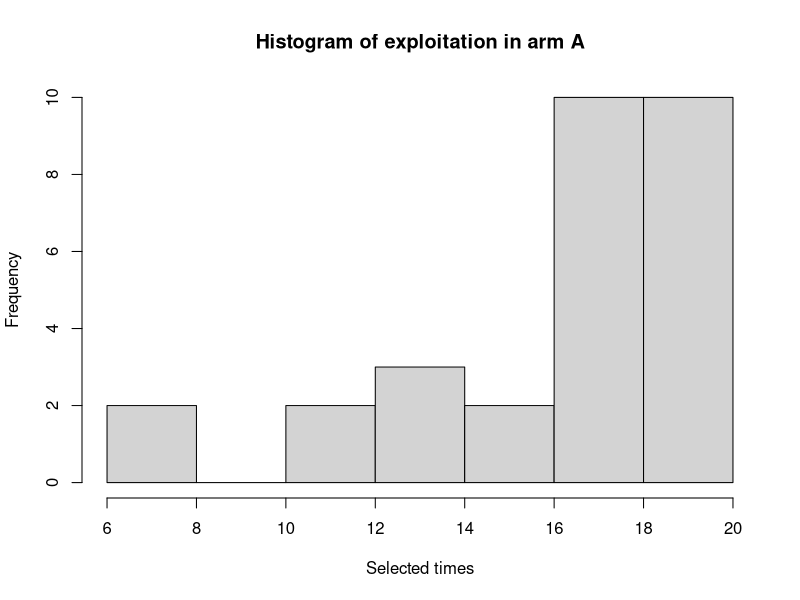
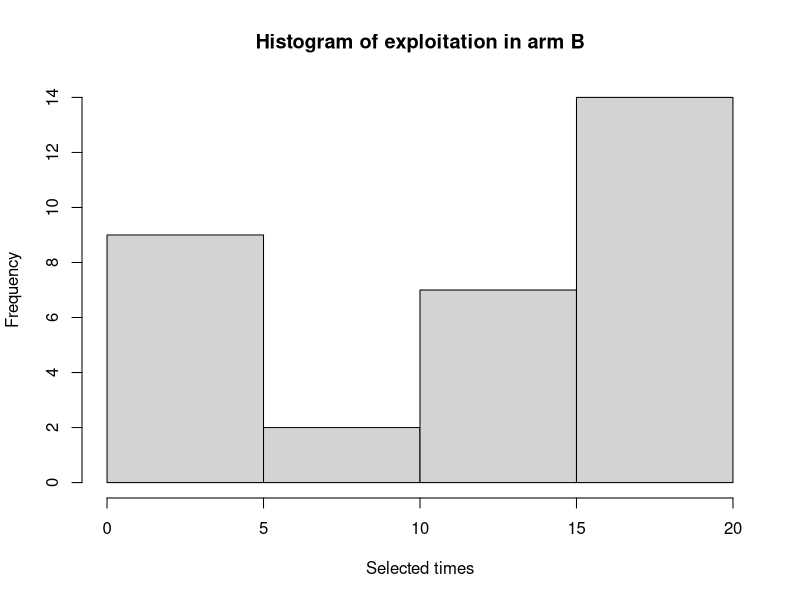
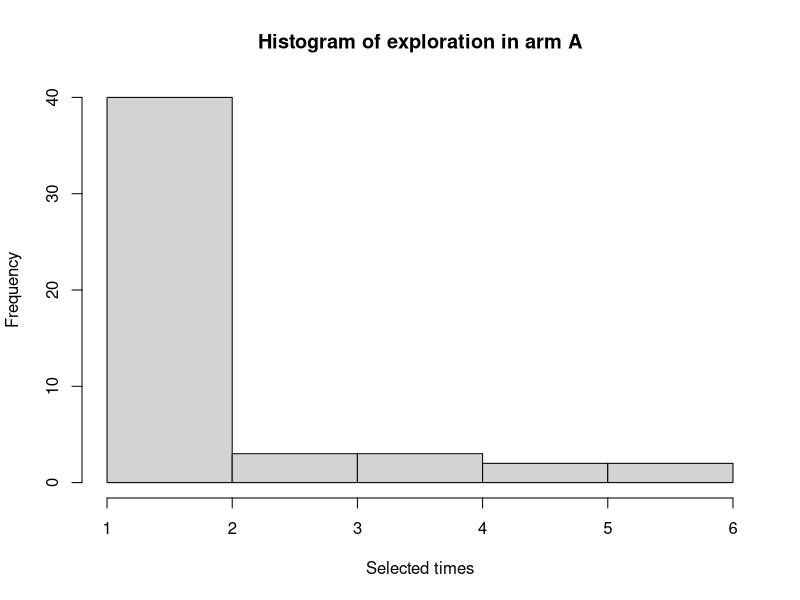
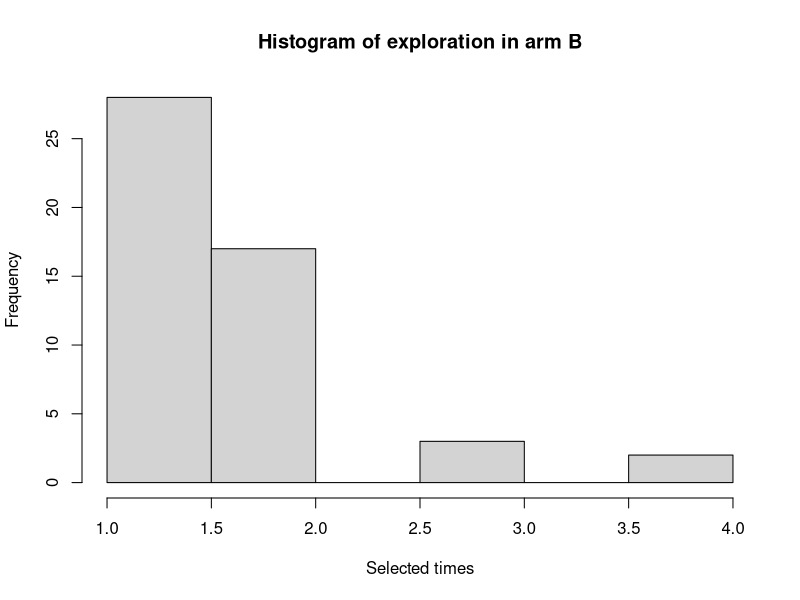
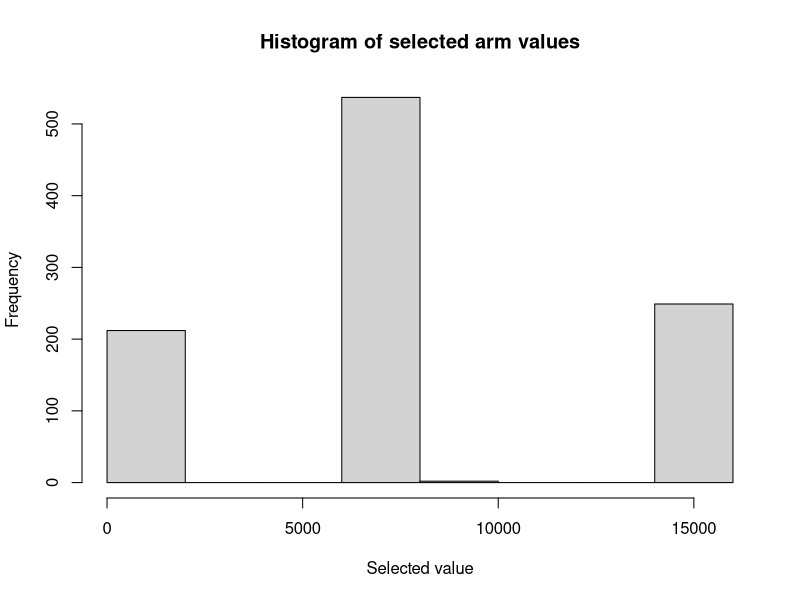
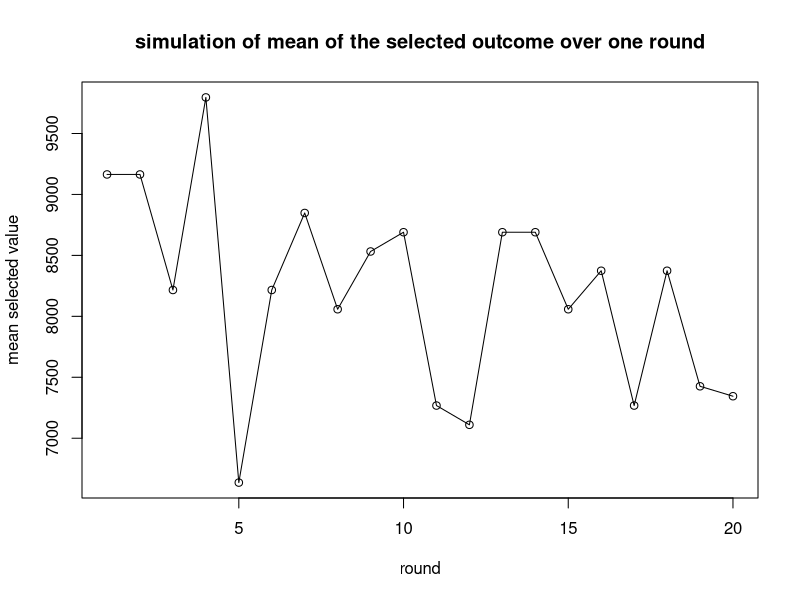

Reproduce these figures in R, in order.
## ---- chunk 1
knitr::opts_chunk$set(echo = TRUE)
## ---- chunk 2
# required packages
#install.packages("tidyverse")
#install.packages('psych')
library(ggplot2)
library(psych)
## ---- chunk 3

totalround <- 20 # number of rounds
simsize <- 50 # number of simulation/participants
goodorbad <- 0.5
goodpercent <- 0.7
badpercent <- 0.3
#number of high numbers in arm B
totalhighB <- (goodorbad * totalround * goodpercent ) + ((1-goodorbad) * totalround * badpercent)
#number of low numbers in arm B
totallowB <- totalround- totalhighB
gittinA <- matrix(ncol = simsize)
gittinB <- matrix(ncol = simsize)
exploitnoA <- matrix(ncol = simsize)
exploitnoB <- matrix(ncol = simsize)
explorenoA <- matrix(ncol = simsize)
explorenoB <- matrix(ncol = simsize)
exploitA <- matrix(ncol = totalround,nrow=simsize)
exploitB <- matrix(ncol = totalround,nrow=simsize)
outbandit <- matrix(ncol = totalround,nrow=simsize)
 
outA <- 7900 # payout of arm A-fixed arm
# build outcome for B
highB <- 15800 # highest payout of arm B
lowB <- 0 # lowest payout of arm B
#build good part of arm B's payout- 70% highest value,30% zero
goodB <- sample(c(lowB,highB),totalround/2,prob = c(0.3,0.7),replace = TRUE)
#build bad part of arm B's payout- 30% highest value,70% zero
badB <- sample(c(lowB,highB),totalround/2,prob = c(0.7,0.3),replace = TRUE)
#payout behind arm B
outB <- c(goodB,badB)
cutpoint <- 0
## ---- chunk 4
for (j in 1:simsize) 
  {
outB <- c(goodB,badB) 
i<-1
gittinA[j] <- 0
gittinB[j] <- 0
exploitA[j,1] <- 0
exploitA[j,1] <- 0

  while(length(outB) > 0 && i < totalround +1) #loop over rounds
    {
      
      if (cutpoint > gittinB[j])
        {
          exploitA[j,i] <- 1
          outbandit[j,i] <- outA
          i <- i+1
         }
      else if (cutpoint < gittinB[j])
        {
          exploitB[j,i] <- 1
         outbandit[j,i] <- sample(outB,1)
         outB <- outB[-match(outbandit[j,i],outB)]
   # eliminate captured number
    #check seen number
  
          if (outbandit[j,i] == 0)
            {
              totallowB <- totallowB -1 
              gittinB[j] <- gittinB[j] - 1 
             } else {
               totalhighB <- totalhighB -1 
               gittinB[j] <- gittinB[j] + 1 
             }
          i <- i+1
        }
      else if (cutpoint == gittinB[j])
        {
         rndchoice <- sample(c(0,1),1)
         if (rndchoice==1){
            exploitB[j,i] <- 0
            outbandit[j,i] <- sample(outB,1)
            outB <- outB[-match(outbandit[j,i],outB)]
            # eliminate captured number
           #check seen number
            if (outbandit[j,i] == 0)
               {
                totallowB <- totallowB - 1    #counter for total                   low numbers
                gittinB[j] <- gittinB[j] - 1  

                } else {
                totalhighB <- totalhighB -1   # counter for total                   high numbers
                gittinB[j] <- gittinB[j] + 1 
                }
          } else{
            exploitA[j,i] <- 0
             outbandit[j,i] <- outA

                }
          i <- i+1
        }
    }

}
for (j in 1:simsize) 
  {

  tmpA <- hist(exploitA[j,],plot = FALSE)
  explorenoA[j] <- tmpA$counts[tmpA$counts != 0][1]
  exploitnoA[j] <- tmpA$counts[tmpA$counts != 0][2]

  tmpB <- hist(exploitB[j,],plot = FALSE)
  explorenoB[j] <- tmpB$counts[tmpB$counts != 0][1]
  exploitnoB[j] <- tmpB$counts[tmpB$counts != 0][2]
}
explorebandit <- outbandit
explorebandit[which((explorebandit==15800))] <- 1
explorebandit[which((explorebandit==0))] <- 1
explorebandit[which((explorebandit==7900))] <- 0
exploit_A_mean <- mean(exploitnoA,na.rm = TRUE)
exploit_B_mean <- mean(exploitnoB,na.rm = TRUE)
explore_A_mean <- mean(explorenoA,na.rm = TRUE)
explore_B_mean <- mean(explorenoB,na.rm = TRUE)
hist(exploitnoA,main = paste("Histogram of exploitation in arm A"),xlab = 'Selected times', ylab='Frequency')
hist(exploitnoB,main = paste("Histogram of exploitation in arm B"),xlab = 'Selected times', ylab='Frequency')
hist(explorenoA,main = paste("Histogram of exploration in arm A"),xlab = 'Selected times', ylab='Frequency')
hist(explorenoB,main = paste("Histogram of exploration in arm B"),xlab = 'Selected times', ylab='Frequency')
hist(outbandit, main = paste("Histogram of selected arm values"),xlab = 'Selected value', ylab='Frequency')

plot(colMeans(outbandit),main = paste('simulation of mean of the selected outcome over one round'),xlab = 'round',ylab = 'mean selected value')
lines(1:totalround, colMeans(outbandit))
## ---- chunk 5
#initialization of values
total <- 132
highper <- 10/100
lowper <- 90/100

## ---- chunk 6
#make high and low sequences
fixed <- sample(1350:1650,1)
lowval <- 1001
highval <- 16501
rangeval <- 299
seqlow <- seq(lowval,lowval+rangeval)
seqhigh <- seq(highval,highval+rangeval)
## ---- chunk 7
#sampling for the required values

samplehigh <- sample(seqhigh,size = round(total*highper), replace = FALSE)
samplelow <- sample(seqlow,size = round(total*lowper), replace = FALSE)
#visualdata has the values of the visual task
visualdata1 <- (c(samplehigh,samplelow))
#mixed values
visualdata <- sample(visualdata1)
rm(visualdata1,seqhigh,seqlow,samplehigh,samplelow)
## ---- chunk 8

#sampling many times over dynamic capturing

#simsize <- 1000
identification_time <- 0.1 # at least 0.1s is needed to identify a target \cite{kotowicz2010time}- 
dectime <- 1 # reducing point time in seconds
HIGH <- matrix( nrow = simsize , ncol = totalround) #keep highest sampled value
exptHIGH <- matrix( nrow = simsize , ncol = totalround) #keep highest expectation
explorevisual <- matrix( nrow = simsize , ncol = totalround)
l <- matrix( nrow = simsize , ncol = totalround) #count sampling from lower range
h <- matrix( nrow = simsize , ncol = totalround) #count sampling from higher range
counter <- matrix( nrow = simsize , ncol = totalround) # keep track of time for decreasing from fixed value

## ---- chunk 9
for (j in 1:totalround){
for (i in 1:simsize){ # number of simulation
  tmpdata <- visualdata
  n <- total
  totalhigh <- round(total*highper)
  totallow <- round(total*lowper)
  exptHIGH[i,j] <- fixed # first expectation is for the fixed value
  HIGH[i,j] <- fixed # first highest is the fixed value
  explorevisual[i,j] <- 0
  l[i,j] <- 0
  h[i,j] <- 0
  counter[i,j] <- 2 # because of the time passes first for choosing the fixed item

  #simulate sampling of a risk netral person
  while (n >0){ # count over values
    if(totalhigh+totallow == 0){
      break
    }
    tmpsample <- sample(tmpdata,size = 1) # capture a value
    indices <- which(tmpsample==tmpdata) # find captured number
    tmpdata <- tmpdata[-indices] # eliminate captured number
    #check seen number
    counter[i,j] <- counter[i,j] + identification_time
    
    if ((tmpsample >= highval) && (totalhigh+totallow != 0)) 
      
    { # seen value comes from higher range
      probtmpsample <- totalhigh/(totalhigh+totallow)
      h[i,j] <- h[i,j] + 1
      totalhigh <- totalhigh - 1
      dh <- 1
      dl <- 0
    }
    if ((tmpsample < highval) && (totalhigh+totallow != 0))
    {  # seen value comes from lower range
      probtmpsample <- totallow/totalhigh+totallow
      l[i,j] <- l[i,j] + 1
      totallow <- totallow - 1
      dh <- 0
      dl <- 1
        if ((HIGH[i,j] == fixed) && (counter[i,j] >= dectime))
           { # seen was from lower range and reach to reducing time from fixed
          explorevisual[i,j] <- 0
                break 
           }
    }
    if ((tmpsample * probtmpsample >= exptHIGH[i,j]) && (probtmpsample != Inf))
    { # higher than previus expected value
      exptHIGH[i,j] <- tmpsample * probtmpsample
      HIGH[i,j] <- tmpsample 
      explorevisual[i,j] <- 1
    }
    if ((tmpsample * probtmpsample < exptHIGH[i,j]) && (probtmpsample != Inf))
    { # lower than previus expected value
      if (dl!=1){break} # finish if it's lower than previus high
    }

    n <- n - 1 # ready for the next value
  }
}
}
## ---- chunk 10

rcorboth <- matrix(NA, nrow = simsize,ncol = 2)
for (i in 1:simsize)
  {
corbothtemp <- corr.test(explorebandit[i, ],explorevisual[i, ],use = "complete",method="pearson",adjust="holm", 
alpha=.05)
rcorboth[i,1]<- corbothtemp$r
rcorboth[i,2]<- corbothtemp$p
}
coromit <- na.omit(rcorboth)
rcorboth[is.na(rcorboth)] <- 0
#significancy
#proportion of significant correlation
sig2 <- length(which(coromit[,2] < 0.05))/nrow(coromit)
#proportion of non significant correlation
nsig2 <- length(which(coromit[,2] > 0.05))/nrow(coromit)
